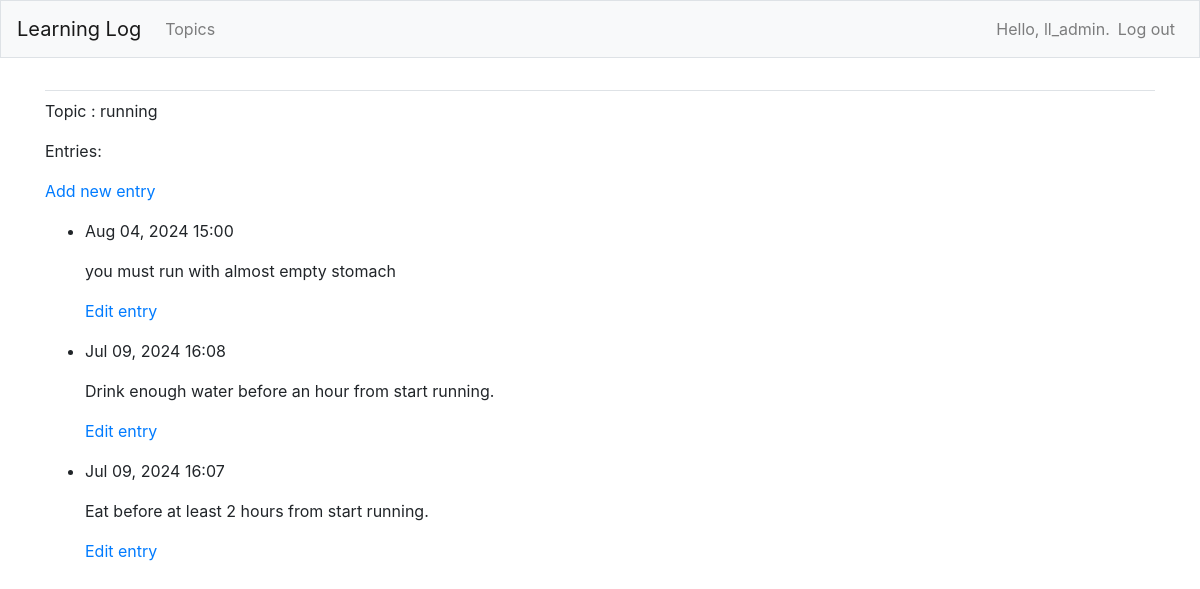
Page /topics/4/ (signed in) on the committed database.
### learning_logs/models.py (models this page shows, shortened)
class Topic(models.Model):
    text = models.CharField(max_length=200)
    date_added = models.DateTimeField(auto_now_add=True)
    owner = models.ForeignKey(User, on_delete=models.CASCADE)
    def __str__(self):
        return self.text

class Entry(models.Model):
    topic = models.ForeignKey(Topic, on_delete=models.CASCADE)
    text = models.TextField()
    date_added = models.DateTimeField(auto_now_add=True)
    class Meta:
        verbose_name_plural = 'entries'

### learning_logs/views.py (the view)
# urls.py: path('topics/<int:topic_id>/', views.topic, name='topic'),
@login_required
def topic(request, topic_id):
    topic = Topic.objects.get(id=topic_id)
    if topic.owner != request.user:
        raise Http404
    entries = topic.entry_set.order_by('-date_added')
    context = {'topic': topic, 'entries': entries}
    return render(request, 'learning_logs/topic.html', context)

### learning_logs/templates/learning_logs/topic.html
{% extends "learning_logs/base.html" %}
{% block content %}
  <p>Topic : {{ topic }}</p>
  <p>Entries:</p>
  <p>
    <a href="{% url 'learning_logs:new_entry' topic.id %}">Add new entry</a>
  </p>
  <ul>
      {% for entry in entries %}
        <li>
            <p>{{ entry.date_added|date:'M d, Y H:i' }}</p>
            <p>{{ entry.text|linebreaks }}</p>
            <p>
                <a href="{% url 'learning_logs:edit_entry' entry.id %}">Edit entry</a>
            </p>
        </li>
      {% empty %}
        <li>There are no entries for this topic yet.</li>
      {% endfor %}
  </ul>
{% endblock content %}

### learning_logs/templates/learning_logs/base.html (shortened to what this page needs)
{% load bootstrap4 %}
<!doctype html>
<html lang="en">
<head>
    {% bootstrap_css %}
</head>
<body>
  <nav class="navbar navbar-expand-md navbar-light bg-light mb-4 border">
      <a class="navbar-brand" href="{% url 'learning_logs:index' %}">
          Learning Log
      </a>
      <div class="collapse navbar-collapse" id="navbarCollapse">
          <ul class="navbar-nav mr-auto">
              <li class="nav-item">
                  <a class="nav-link" href="{% url 'learning_logs:topics' %}">
                      Topics
                  </a>
              </li>
          </ul>
          <ul class="navbar-nav ml-auto">
              {% if user.is_authenticated %}
                <li class="nav-item">
                    <span class="navbar-text">Hello, {{ user.username }}.</span>
                </li>
                <li class="nav-item">
                    <a class="nav-link" href="{% url 'users:logout' %}">Log out</a>
                </li>
              {% endif %}
          </ul>
      </div>
  </nav>
  <main role="main" class="container">
      <div class="pb-2 mb-2 border-bottom">
      </div>
      <div>
          {% block content %}{% endblock content %}
      </div>
  </main>
</body>
</html>

### rows in the picture
Topic: text "running"
Entry: date_added "Aug 04, 2024 15:00", text "you must run with almost empty stomach"
Entry: date_added "Jul 09, 2024 16:08", text "Drink enough water before an hour from start running."
Entry: date_added "Jul 09, 2024 16:07", text "Eat before at least 2 hours from start running."

### other values in the picture
{{ user.username }} "ll_admin"
